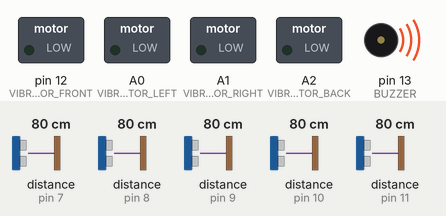
Bench run of a sketch on a simulated Arduino Uno, built with avr-gcc and run on an emulated ATmega328P. Parts: switched loads named in the sketch (green lamp = pin HIGH), buzzer (waves = sounding, pin HIGH). Wiring (inferred from the names in the program): 5 × ultrasonic range finder: trigger pin 2, echo pin 7 / trigger pin 3, echo pin 8 / trigger pin 4, echo pin 9 / trigger pin 5, echo pin 10 / trigger pin 6, echo pin 11. Inputs (shaded band) come from the test bench; at power-on: distance to the obstacle (sensors on pin 7, pin 8, pin 9, pin 10, pin 11) 80 cm. The echo pulse lasts 58.3 µs per cm; the audio player accepts every command and is not drawn; pins used as bus, display or sensor lines are not drawn.

Above: at 1.7 s.
1.8 s: distance to the obstacle (sensor on pin 7) set to 53 cm
5.2 s: distance to the obstacle (sensor on pin 7) set to 46 cm
At 6.1 s:
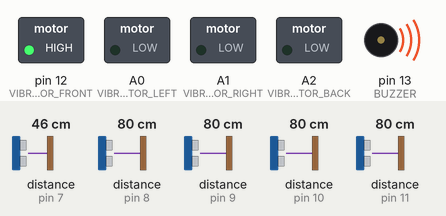
8.6 s: distance to the obstacle (sensor on pin 8) set to 54 cm
15.6 s: distance to the obstacle (sensor on pin 8) set to 47 cm
At 22.3 s:
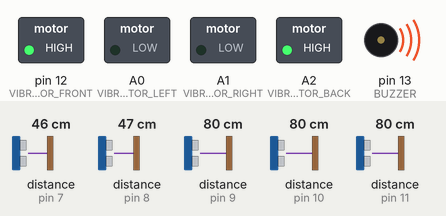
22.6 s: distance to the obstacle (sensor on pin 7) set to 60 cm
At 28.6 s:
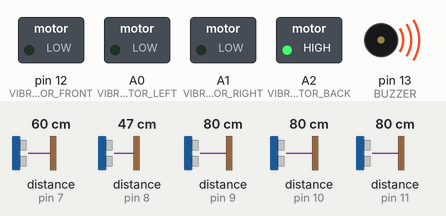
29.0 s: distance to the obstacle (sensor on pin 7) set to 2 cm
At 34.9 s:
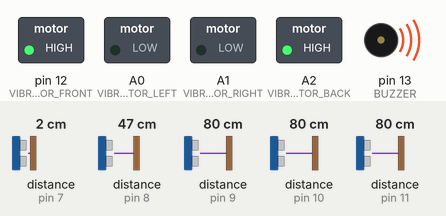
Timing chart, 0 to 36.1 s (numbered marks = the images above; inputs shaded):
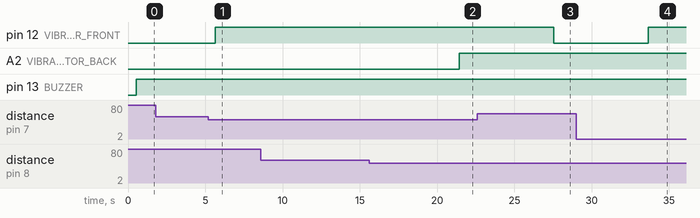

The sketch:

SmartBlindStick_.ino
```cpp
#include <SoftwareSerial.h>
#include <DFRobotDFPlayerMini.h>

// Ultrasonic Sensor Pin Assignments
#define TRIG_FRONT 2
#define ECHO_FRONT 7
#define TRIG_BACK 3
#define ECHO_BACK 8
#define TRIG_LEFT 4
#define ECHO_LEFT 9
#define TRIG_RIGHT 5
#define ECHO_RIGHT 10
#define TRIG_DOWN 6
#define ECHO_DOWN 11

// Vibration Motor Pin Assignments
#define VIBRATION_MOTOR_FRONT 12
#define VIBRATION_MOTOR_BACK A2
#define VIBRATION_MOTOR_LEFT A0
#define VIBRATION_MOTOR_RIGHT A1
#define BUZZER 13

// DFPlayer setup
SoftwareSerial mySerial(14, 15); // RX, TX (change if needed)
DFRobotDFPlayerMini myDFPlayer;

void setup() {
  // Ultrasonic Sensor Pins
  pinMode(TRIG_FRONT, OUTPUT);
  pinMode(ECHO_FRONT, INPUT);
  pinMode(TRIG_BACK, OUTPUT);
  pinMode(ECHO_BACK, INPUT);
  pinMode(TRIG_LEFT, OUTPUT);
  pinMode(ECHO_LEFT, INPUT);
  pinMode(TRIG_RIGHT, OUTPUT);
  pinMode(ECHO_RIGHT, INPUT);
  pinMode(TRIG_DOWN, OUTPUT);
  pinMode(ECHO_DOWN, INPUT);

  // Motor Pins
  pinMode(VIBRATION_MOTOR_FRONT, OUTPUT);
  pinMode(VIBRATION_MOTOR_BACK, OUTPUT);
  pinMode(VIBRATION_MOTOR_LEFT, OUTPUT);
  pinMode(VIBRATION_MOTOR_RIGHT, OUTPUT);
  pinMode(BUZZER, OUTPUT);

  // Serial and DFPlayer
  Serial.begin(9600);
  mySerial.begin(9600);
  if (!myDFPlayer.begin(mySerial)) {
    Serial.println("DFPlayer not found");
    while (true);
  }
  myDFPlayer.volume(20); // Set volume (0-30)
}

// Function to get distance from ultrasonic sensor
long getDistance(int trigPin, int echoPin) {
  digitalWrite(trigPin, LOW);
  delayMicroseconds(2);
  digitalWrite(trigPin, HIGH);
  delayMicroseconds(10);
  digitalWrite(trigPin, LOW);
  long duration = pulseIn(echoPin, HIGH);
  long distance = duration * 0.034 / 2; // cm
  return distance;
}

// Function to determine steps (1 to 5) based on distance
int getSteps(long distance) {
  if (distance < 10) return 1;
  else if (distance < 20) return 2;
  else if (distance < 30) return 3;
  else if (distance < 40) return 4;
  else return 5;
}

// Function to play footsteps and direction
void speakDirection(int steps, int directionFileNumber) {
  if (steps >= 1 && steps <= 5) {
    myDFPlayer.play(steps); // Play step count: 001–005.mp3
    delay(1500);            // Wait for number to play
    myDFPlayer.play(directionFileNumber); // Play direction: 010–012
    delay(2000);
  }
}

void loop() {
  long distanceFront = getDistance(TRIG_FRONT, ECHO_FRONT);
  long distanceBack = getDistance(TRIG_BACK, ECHO_BACK);
  long distanceLeft = getDistance(TRIG_LEFT, ECHO_LEFT);
  long distanceRight = getDistance(TRIG_RIGHT, ECHO_RIGHT);
  long distanceDown = getDistance(TRIG_DOWN, ECHO_DOWN);

  int threshold = 50; // cm

  // FRONT
  if (distanceFront < threshold) {
    digitalWrite(VIBRATION_MOTOR_FRONT, HIGH);
    int steps = getSteps(distanceFront);
    speakDirection(steps, 012); // 012 = "back"
  } else {
    digitalWrite(VIBRATION_MOTOR_FRONT, LOW);
  }

  // BACK
  if (distanceBack < threshold) {
    digitalWrite(VIBRATION_MOTOR_BACK, HIGH);
    int steps = getSteps(distanceBack);
    speakDirection(steps, 010); // 010 = "to the left" (example)
  } else {
    digitalWrite(VIBRATION_MOTOR_BACK, LOW);
  }

  // LEFT
  if (distanceLeft < threshold) {
    digitalWrite(VIBRATION_MOTOR_LEFT, HIGH);
    int steps = getSteps(distanceLeft);
    speakDirection(steps, 011); // 011 = "to the right"
  } else {
    digitalWrite(VIBRATION_MOTOR_LEFT, LOW);
  }

  // RIGHT
  if (distanceRight < threshold) {
    digitalWrite(VIBRATION_MOTOR_RIGHT, HIGH);
    int steps = getSteps(distanceRight);
    speakDirection(steps, 010); // 010 = "to the left"
  } else {
    digitalWrite(VIBRATION_MOTOR_RIGHT, LOW);
  }

  // DOWN
  if (distanceDown > 50) {
    digitalWrite(BUZZER, HIGH);
    myDFPlayer.play(013); // 013 = "pothole ahead"
    delay(2000);
  } else {
    digitalWrite(BUZZER, LOW);
  }

  delay(500);
}
```

Measured:
- the behaviour switches between 51 and 50 cm on distance to the obstacle (sensor on pin 7) (found by bisection; images 0 and 1)
- the behaviour switches between 51 and 50 cm on distance to the obstacle (sensor on pin 8) (found by bisection; images 1 and 2)
- after the input at 1.8 s, every drawn part: stays the same
- after the input at 5.2 s, pin 12 (VIBRATION_MOTOR_FRONT): LOW → HIGH after 0.44 s
- after the input at 8.6 s, every drawn part: stays the same
- after the input at 15.6 s, A2 (VIBRATION_MOTOR_BACK): LOW → HIGH after 5.8 s
- after the input at 22.6 s, pin 12 (VIBRATION_MOTOR_FRONT): HIGH → LOW after 4.9 s
- after the input at 29.0 s, pin 12 (VIBRATION_MOTOR_FRONT): LOW → HIGH after 4.7 s
